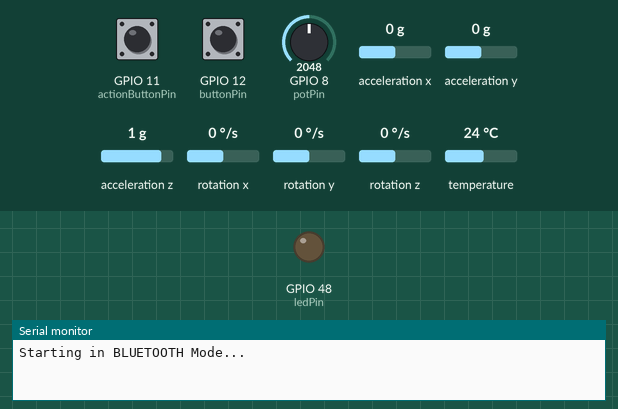
The sketch below on a simulated ESP32-S3. On the bench: output pins drawn as LEDs (lit = HIGH), the last lines printed to the serial monitor. The test bench sets the inputs (shaded band); at power-on: GPIO 12 (buttonPin) HIGH, GPIO 8 (potPin) = 2048, GPIO 11 (actionButtonPin) HIGH, acceleration x 0 g, acceleration y 0 g, acceleration z 1 g, rotation x 0 °/s, rotation y 0 °/s, rotation z 0 °/s, temperature 24 °C. USB keyboard and mouse output is not drawn.

Above: at 1.2 s.
1.3 s: GPIO 12 (buttonPin) pulled LOW for 1 s
At 2.0 s:
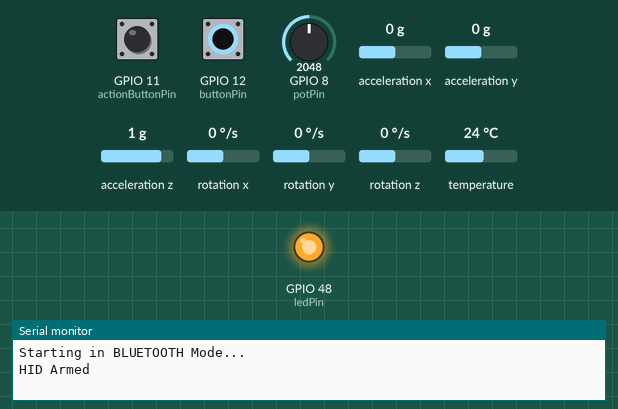
3.8 s: GPIO 12 (buttonPin) pulled LOW for 3.2 s
At 6.4 s:
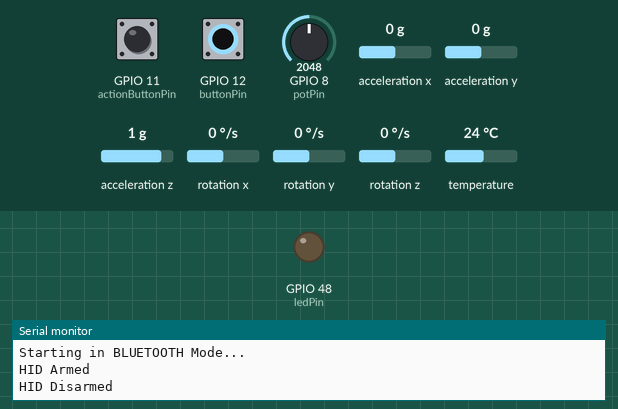
Timing chart, 0 to 7.9 s (numbered marks = the images above; inputs shaded):
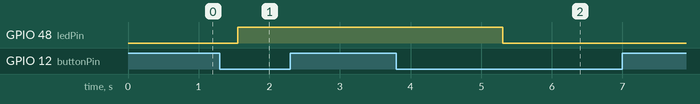

The sketch:

BtTest.ino
```cpp
#include <Wire.h>
#include <Adafruit_MPU6050.h>
#include <Adafruit_Sensor.h>

// Change to 'true' for Bluetooth, 'false' for USB
#define USE_BLUETOOTH true

#if USE_BLUETOOTH
  #include <BleGamepad.h>
  BleGamepad Gamepad("Spatula");
#else
  #include "USB.h"
  #include "USBHIDGamepad.h"
  USBHIDGamepad Gamepad;
#endif

Adafruit_MPU6050 mpu;


// --- Pins ---
const int potPin = A7;
const int buttonPin = 12;
const int actionButtonPin = 11;
const int ledPin = LED_BUILTIN;

// --- Tuning Variables ---
float pitchOffset = 0.0f;
float rollOffset = 0.0f;
bool invertRoll = false;
float pitchDeadzone = 4.0f;
float rollDeadzone = 4.0f;
bool enableDebugSerial = true;

// --- State Variables ---
bool hidActive = false;
bool wasDisarmed = false;
bool lastButtonState = HIGH;
unsigned long buttonPressStartTime = 0;
bool longHoldHandled = false;

const unsigned long armHoldMs = 250;
const unsigned long disarmHoldMs = 1500;

// --- HYBRID MATH FIX ---
// Left Stick (Spatula X/Y) expects Unsigned 0-255
const uint8_t hidLeftCenter = 127;
const uint8_t hidLeftMin = 0;
const uint8_t hidLeftMax = 255;

// Right Stick (Pot Z/RZ) expects Signed -127 to 127
const int8_t hidRightCenter = 0;
const int8_t hidRightMin = -127;
const int8_t hidRightMax = 127;

void setup() {
  Serial.begin(115200);
  Wire.begin();
  #if USE_BLUETOOTH
    // 1. Create a custom configuration
    BleGamepadConfiguration bleConfig;

    // 2. Put the controller on a diet
    bleConfig.setButtonCount(1);      // We only have 1 button
    bleConfig.setHatSwitchCount(0);   // No D-Pads

    // 3. Turn off unused axes
    bleConfig.setIncludeRxAxis(false);
    bleConfig.setIncludeRyAxis(false);
    bleConfig.setIncludeSlider1(false);
    bleConfig.setIncludeSlider2(false);
    // (Note: We leave X, Y, Z, and Rz as 'true' because Left/Right stick use those!)

    // 4. Start the gamepad with our new diet configuration
    Gamepad.begin(&bleConfig);
    Serial.println("Starting in BLUETOOTH Mode...");
  #else
    Gamepad.begin();
    USB.begin();
    Serial.println("Starting in USB Mode...");
  #endif

  pinMode(potPin, INPUT);
  pinMode(buttonPin, INPUT_PULLUP);
  pinMode(actionButtonPin, INPUT_PULLUP);
  pinMode(ledPin, OUTPUT);
  digitalWrite(ledPin, LOW);

  if (!mpu.begin()) {
    Serial.println("Failed to find MPU6050 chip");
  } else {
    mpu.setAccelerometerRange(MPU6050_RANGE_2_G);
    mpu.setFilterBandwidth(MPU6050_BAND_21_HZ);
  }
}

void loop() {
  int buttonState = digitalRead(buttonPin);
  if (buttonState == LOW && lastButtonState == HIGH) {
    buttonPressStartTime = millis();
    longHoldHandled = false;
  }

  if (buttonState == LOW && !longHoldHandled) {
    unsigned long pressDuration = millis() - buttonPressStartTime;
    if (hidActive && pressDuration >= disarmHoldMs) {
      hidActive = false;
      longHoldHandled = true;
      digitalWrite(ledPin, LOW);
      Serial.println("HID Disarmed");
    }
    else if (!hidActive && pressDuration >= armHoldMs) {
      hidActive = true;
      longHoldHandled = true;
      digitalWrite(ledPin, HIGH);
      Serial.println("HID Armed");
    }
  }
  lastButtonState = buttonState;

  if (!hidActive) {
    if (!wasDisarmed) {
      sendNeutralState();
      wasDisarmed = true;
    }
    delay(10);
    return;
  }
  wasDisarmed = false;

  sensors_event_t a, g, temp;
  if (!mpu.getEvent(&a, &g, &temp)) {
     delay(10);
     return;
  }

  int potRaw = readSmoothPotRaw(potPin);
  float pitch = calculatePitch(a.acceleration.x, a.acceleration.y, a.acceleration.z) - pitchOffset;
  float roll  = calculateRoll(a.acceleration.x, a.acceleration.y, a.acceleration.z) - rollOffset;

  if (invertRoll) roll = -roll;

  pitch = applyAngleDeadzone(pitch, pitchDeadzone);
  roll = applyAngleDeadzone(roll, rollDeadzone);

  int actionButtonPressed = (digitalRead(actionButtonPin) == LOW) ? 1 : 0;

  // Spatula mapped to 0-255
  uint8_t mappedPitch = convertAngleToLeftStickRange(pitch);
  uint8_t mappedRoll = convertAngleToLeftStickRange(roll);

  // Pot mapped to -127 to 127
  int8_t mappedPot = convertPotToRightStickRange(potRaw);

  // Send HID Commands
  #if USE_BLUETOOTH
    // Spatula is 0 to 255. Map it to 0 to 32767.
    int16_t bleRoll = map(mappedRoll, 0, 255, 0, 32767);
    int16_t blePitch = map(mappedPitch, 0, 255, 0, 32767);

    // Pot is -127 to 127. Map it to 0 to 32767.
    int16_t blePot = map(mappedPot, -127, 127, 0, 32767);

    Gamepad.setLeftThumb(bleRoll, blePitch);
    Gamepad.setRightThumb(16384, blePot);

    if (actionButtonPressed == 1) {
      Gamepad.press(BUTTON_1);
    } else {
      Gamepad.release(BUTTON_1);
    }
  #else
    Gamepad.leftStick((int8_t)mappedRoll, (int8_t)mappedPitch);
    Gamepad.rightStick(hidRightCenter, mappedPot);

    if (actionButtonPressed == 1) {
      Gamepad.pressButton(1);
    } else {
      Gamepad.releaseButton(1);
    }
  #endif
}

void sendNeutralState() {
  #if USE_BLUETOOTH
    Gamepad.setLeftThumb(16384, 16384);
    Gamepad.setRightThumb(16384, 0); // 0 is minimum pot value for BLE
    Gamepad.release(BUTTON_1);
  #else
    Gamepad.leftStick((int8_t)hidLeftCenter, (int8_t)hidLeftCenter);
    Gamepad.rightStick(hidRightCenter, hidRightMin); // Pulls pot down to 0% flame when disarmed
    Gamepad.releaseButton(1);
  #endif
}

float calculatePitch(float ax, float ay, float az) {
  return atan2(ay, sqrt(ax * ax + az * az)) * 180.0 / PI;
}

float calculateRoll(float ax, float ay, float az) {
  return atan2(-ax, az) * 180.0 / PI;
}

int readSmoothPotRaw(int pin) {
  long total = 0;
  for (int i = 0; i < 5; i++) {
    total += analogRead(pin);
  }
  return total / 5;
}

float applyAngleDeadzone(float angle, float deadzone) {
  if (abs(angle) < deadzone) return 0;
  if (angle > 0) return angle - deadzone;
  return angle + deadzone;
}

uint8_t convertAngleToLeftStickRange(float angleDegrees) {
  long mapped = map(constrain(angleDegrees, -90, 90), -90, 90, hidLeftMin, hidLeftMax);
  return (uint8_t)constrain(mapped, hidLeftMin, hidLeftMax);
}

int8_t convertPotToRightStickRange(int potRaw) {
  long mapped = map(constrain(potRaw, 0, 4095), 0, 4095, hidRightMin, hidRightMax);
  return (int8_t)constrain(mapped, hidRightMin, hidRightMax);
}
```

Measured:
- after the input at 1.3 s, GPIO 48 (ledPin): LOW → HIGH after 0.26 s
- after the input at 3.8 s, GPIO 48 (ledPin): HIGH → LOW after 1.5 s
